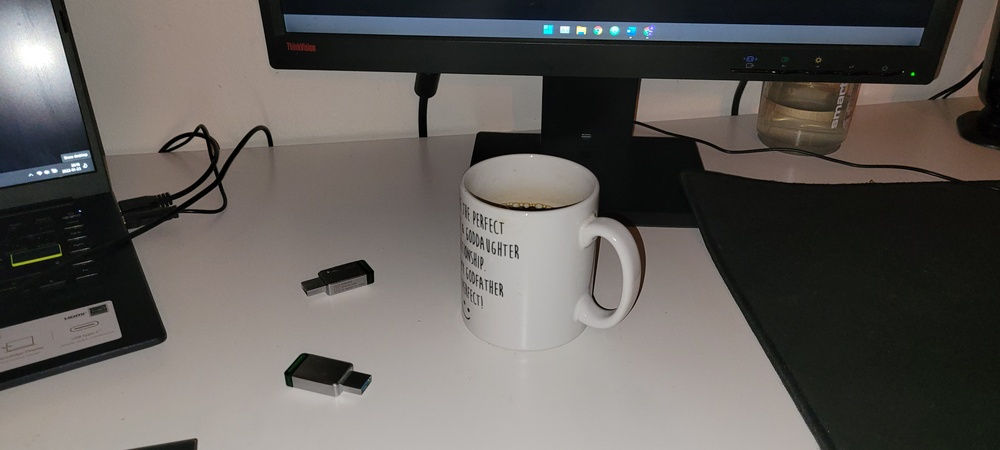
#> input picture Optical flow/img_1.jpg, 1000 x 450 px, shrunk from 4032 x 1816 before the run
$ python main.py
#> lines starting #> are read from the running program, lines starting #| are printed output that depends on the picture
import numpy as np
import cv2

feature_params = dict(maxCorners=100, qualityLevel=0.3, minDistance=7, blockSize=7)
lk_params = dict(winSize=(15, 15), maxLevel=2, criteria=(cv2.TERM_CRITERIA_EPS | cv2.TERM_CRITERIA_COUNT, 10, 0.03))

frame_1 = cv2.imread("./img_1.jpg")
#> frame_1 is the input picture: shape (450, 1000, 3); mean B, G, R 90.2, 93.7, 97.6
frame_1_gray = cv2.cvtColor(frame_1, cv2.COLOR_BGR2GRAY)
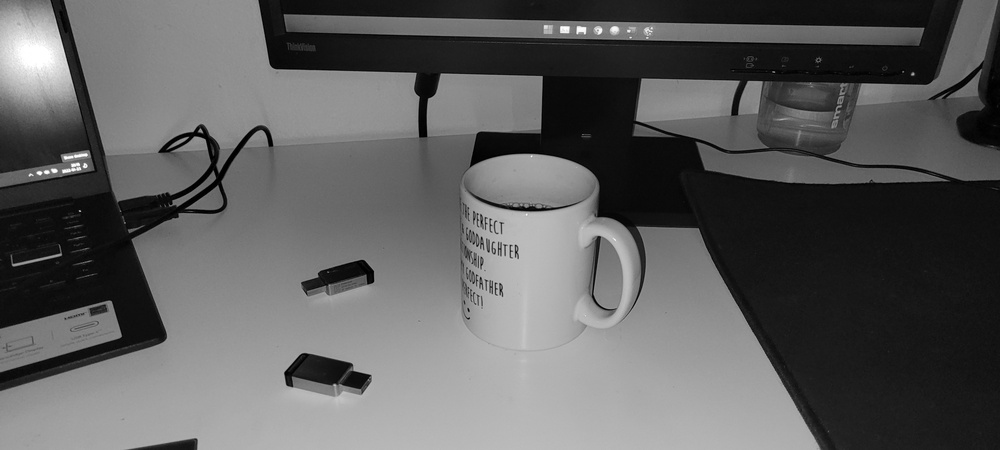
#> frame_1_gray: shape (450, 1000); min 0, max 255, mean 94.5
frame_2 = cv2.imread("./img_2.jpg")
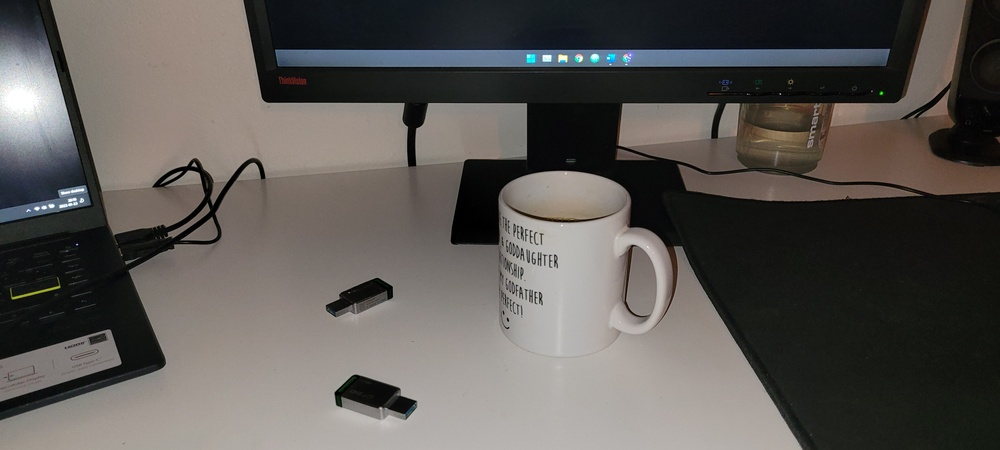
#> input picture Optical flow/img_2.jpg, 1000 x 450 px, shrunk from 4032 x 1816 before the run
#> frame_2 is the input picture: shape (450, 1000, 3); mean B, G, R 84.6, 88.1, 91.6
frame_2_gray = cv2.cvtColor(frame_2, cv2.COLOR_BGR2GRAY)
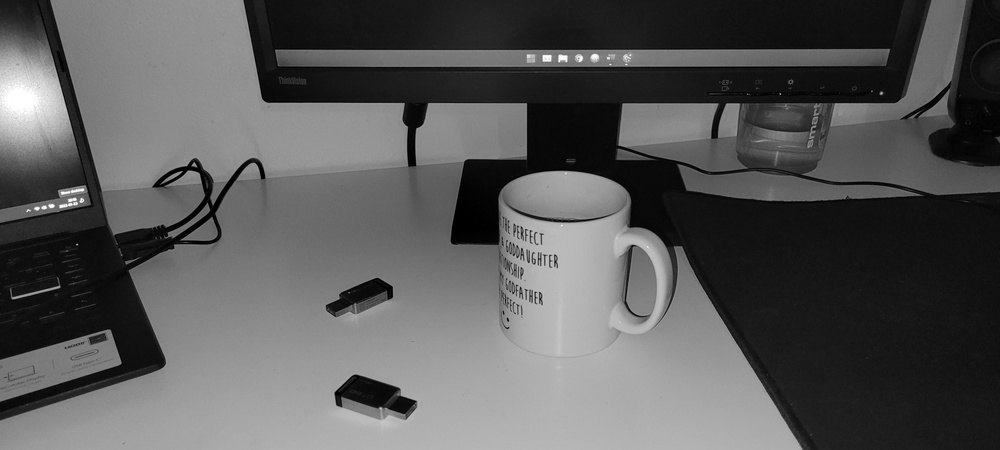
#> frame_2_gray: shape (450, 1000); min 0, max 255, mean 88.7

mask = np.zeros_like(frame_1)
p0 = cv2.goodFeaturesToTrack(frame_1_gray, mask=None, **feature_params)
#> p0 = 55 rows, first 8: [84, 165], [199, 130], [562, 29], [39, 173], [579, 29], [87, 153], [63, 157], [54, 170]
p1, st, err = cv2.calcOpticalFlowPyrLK(frame_1_gray, frame_2_gray, p0, None, **lk_params)
#> p1 = 55 rows, first 8: [64.33, 147.5], [192.8, 164], [608.3, 30.29], [102.6, 151.3], [542.1, 28.57], [70.5, 136.1], [37.11, 142.1], [29.12, 153]; st = 55 values, max 1 at index 0, min 0 at index 13, mean 0.964; err = 55 values, max 129.8 at index 4, min 0 at index 13, mean 25.98

good_new = p1[st == 1]
#> good_new = 53 pairs, first value 7.12 to 886.8, second value 24.35 to 404.1
good_old = p0[st == 1]
#> good_old = 53 pairs, first value 13 to 921, second value 16 to 386

for i, (new, old) in enumerate(zip(good_new, good_old)):
    a, b = np.array(np.round(new.ravel()), dtype=int)
    c, d = np.array(np.round(old.ravel()), dtype=int)
    mask = cv2.line(mask, (a, b), (c, d), [0, 0, 255], 2)
    frame_2 = cv2.circle(frame_2, (a, b), 5, [0, 0, 255], -1)
#> this loop made 53 passes
#> (new, a, b, c, d) on passes 1 to 12: ([64.33, 147.5], 64, 148, 84, 165), ([192.8, 164], 193, 164, 199, 130), ([608.3, 30.29], 608, 30, 562, 29), ([102.6, 151.3], 103, 151, 39, 173), ([542.1, 28.57], 542, 29, 579, 29), ([70.5, 136.1], 71, 136, 87, 153), ([37.11, 142.1], 37, 142, 63, 157), ([29.12, 153], 29, 153, 54, 170), ([414.5, 402.5], 414, 403, 369, 377), ([38.37, 155.4], 38, 155, 73, 167), ([402.2, 105.4], 402, 105, 414, 75), ([552.4, 256.9], 552, 257, 513, 247)
#> pass 1, `mask = cv2.line(mask, (a, b), (c, d), [0, 0, 255], 2)`:
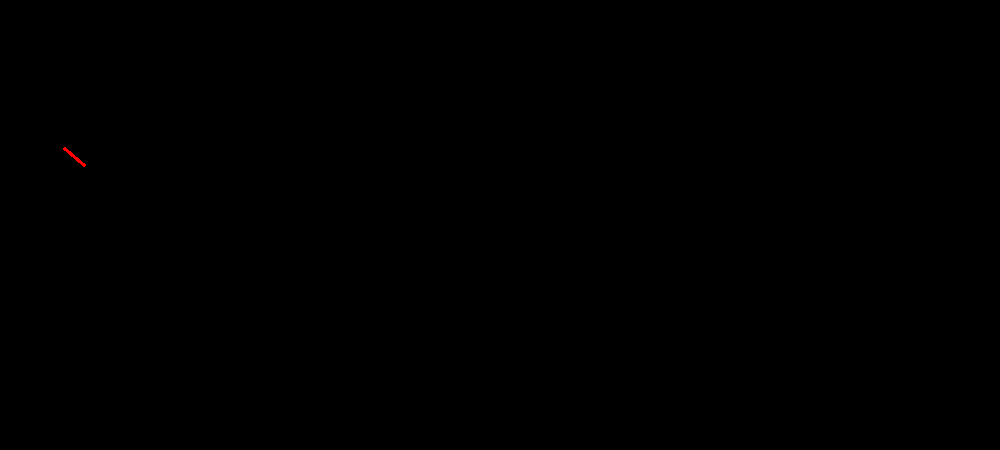
#> mask: shape (450, 1000, 3); mean of channels 0, 1, 2 0, 0, 0.1; drawn as B, G, R
#> after the loop:
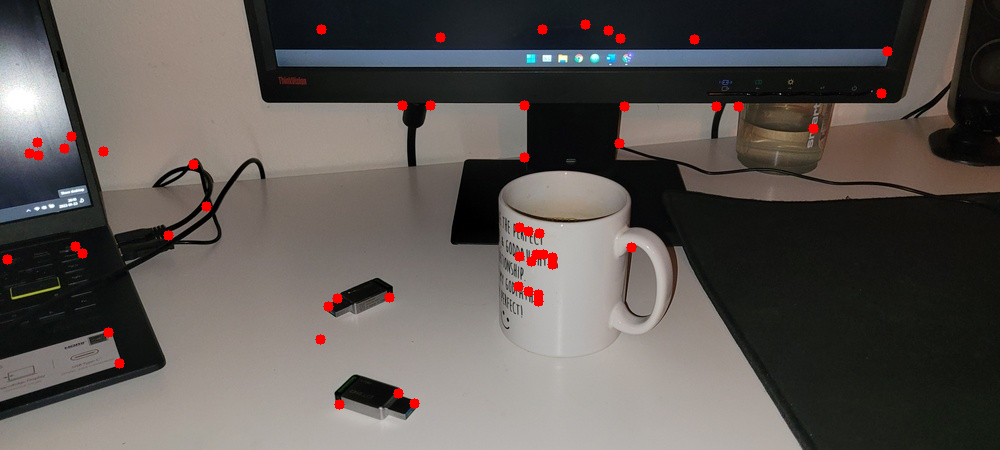
#> frame_2: shape (450, 1000, 3); mean B, G, R 83.7, 87.2, 93.1
#> after the loop:
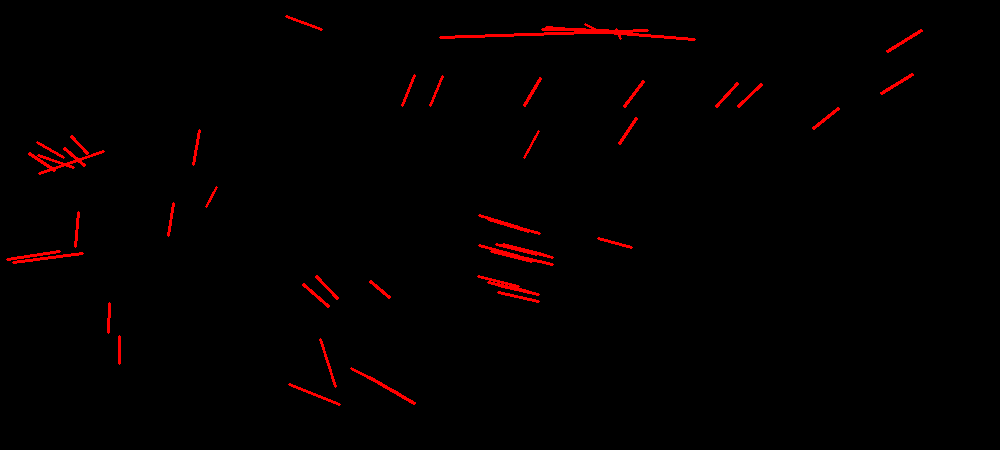
#> mask: shape (450, 1000, 3); mean of channels 0, 1, 2 0, 0, 3.4; drawn as B, G, R

img = cv2.add(frame_2, mask)
cv2.imwrite("./output.png", img)
